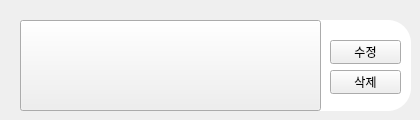
                             <widget class="QWidget" name="widget_5" native="true">
                              <property name="minimumSize">
                               <size>
                                <width>420</width>
                                <height>120</height>
                               </size>
                              </property>
                              <property name="maximumSize">
                               <size>
                                <width>16777215</width>
                                <height>120</height>
                               </size>
                              </property>
                              <widget class="QLabel" name="label_19">
                               <property name="geometry">
                                <rect>
                                 <x>30</x>
                                 <y>20</y>
                                 <width>381</width>
                                 <height>91</height>
                                </rect>
                               </property>
                               <property name="sizePolicy">
                                <sizepolicy hsizetype="Fixed" vsizetype="Fixed">
                                 <horstretch>0</horstretch>
                                 <verstretch>0</verstretch>
                                </sizepolicy>
                               </property>
                               <property name="baseSize">
                                <size>
                                 <width>400</width>
                                 <height>100</height>
                                </size>
                               </property>
                               <property name="styleSheet">
                                <string notr="true">border-style:solid;
border-radius:23;
background-color: rgb(255, 255, 255);
color: rgb(255, 255, 255);
</string>
                               </property>
                               <property name="text">
                                <string/>
                               </property>
                              </widget>
                              <widget class="QPushButton" name="editbutton1_2">
                               <property name="geometry">
                                <rect>
                                 <x>330</x>
                                 <y>40</y>
                                 <width>71</width>
                                 <height>24</height>
                                </rect>
                               </property>
                               <property name="cursor">
                                <cursorShape>PointingHandCursor</cursorShape>
                               </property>
                               <property name="styleSheet">
                                <string notr="true">border-color: transparent;
</string>
                               </property>
                               <property name="text">
                                <string>수정</string>
                               </property>
                              </widget>
                              <widget class="QPushButton" name="delbutton1_2">
                               <property name="geometry">
                                <rect>
                                 <x>330</x>
                                 <y>70</y>
                                 <width>71</width>
                                 <height>24</height>
                                </rect>
                               </property>
                               <property name="cursor">
                                <cursorShape>PointingHandCursor</cursorShape>
                               </property>
                               <property name="styleSheet">
                                <string notr="true">border-color: transparent;
</string>
                               </property>
                               <property name="text">
                                <string>삭제</string>
                               </property>
                              </widget>
                              <widget class="QLabel" name="label_16">
                               <property name="geometry">
                                <rect>
                                 <x>62</x>
                                 <y>31</y>
                                 <width>211</width>
                                 <height>71</height>
                                </rect>
                               </property>
                               <property name="styleSheet">
                                <string notr="true">border-image: url(images/images/59-590993_waterfalls-clip-art.png);</string>
                               </property>
                               <property name="text">
                                <string/>
                               </property>
                              </widget>
                              <widget class="QPushButton" name="bookpage3">
                               <property name="geometry">
                                <rect>
                                 <x>20</x>
                                 <y>20</y>
                                 <width>301</width>
                                 <height>91</height>
                                </rect>
                               </property>
                               <property name="cursor">
                                <cursorShape>PointingHandCursor</cursorShape>
                               </property>
                               <property name="layoutDirection">
                                <enum>Qt::LeftToRight</enum>
                               </property>
                               <property name="styleSheet">
                                <string notr="true">border-color: transparent;
color: rgb(29, 29, 29);
text-align:left;
font: 12pt &quot;서울남산 장체B&quot;;</string>
                               </property>
                               <property name="text">
                                <string/>
                               </property>
                               <property name="autoRepeatInterval">
                                <number>0</number>
                               </property>
                              </widget>
                             </widget>
